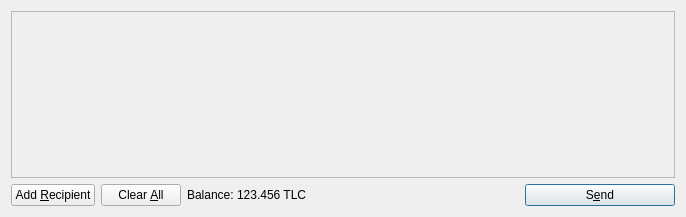
<?xml version="1.0" encoding="UTF-8"?>
<ui version="4.0">
 <class>SendCoinsDialog</class>
 <widget class="QDialog" name="SendCoinsDialog">
  <property name="geometry">
   <rect>
    <x>0</x>
    <y>0</y>
    <width>686</width>
    <height>217</height>
   </rect>
  </property>
  <property name="windowTitle">
   <string>Send Coins</string>
  </property>
  <layout class="QVBoxLayout" name="verticalLayout">
   <item>
    <widget class="QScrollArea" name="scrollArea">
     <property name="widgetResizable">
      <bool>true</bool>
     </property>
     <widget class="QWidget" name="scrollAreaWidgetContents">
      <property name="geometry">
       <rect>
        <x>0</x>
        <y>0</y>
        <width>666</width>
        <height>165</height>
       </rect>
      </property>
      <layout class="QVBoxLayout" name="verticalLayout_2">
       <property name="margin">
        <number>0</number>
       </property>
       <item>
        <layout class="QVBoxLayout" name="entries">
         <property name="spacing">
          <number>6</number>
         </property>
        </layout>
       </item>
       <item>
        <spacer name="verticalSpacer">
         <property name="orientation">
          <enum>Qt::Vertical</enum>
         </property>
         <property name="sizeHint" stdset="0">
          <size>
           <width>20</width>
           <height>40</height>
          </size>
         </property>
        </spacer>
       </item>
      </layout>
     </widget>
    </widget>
   </item>
   <item>
    <layout class="QHBoxLayout" name="horizontalLayout">
     <item>
      <widget class="QPushButton" name="addButton">
       <property name="toolTip">
        <string>Send to multiple recipients at once</string>
       </property>
       <property name="text">
        <string>Add &amp;Recipient</string>
       </property>
       <property name="icon">
        <iconset resource="../bitcoin.qrc">
         <normaloff>:/icons/add</normaloff>:/icons/add</iconset>
       </property>
       <property name="autoDefault">
        <bool>false</bool>
       </property>
      </widget>
     </item>
     <item>
      <widget class="QPushButton" name="clearButton">
       <property name="sizePolicy">
        <sizepolicy hsizetype="Minimum" vsizetype="Fixed">
         <horstretch>0</horstretch>
         <verstretch>0</verstretch>
        </sizepolicy>
       </property>
       <property name="toolTip">
        <string>Remove all transaction fields</string>
       </property>
       <property name="text">
        <string>Clear &amp;All</string>
       </property>
       <property name="icon">
        <iconset resource="../bitcoin.qrc">
         <normaloff>:/icons/remove</normaloff>:/icons/remove</iconset>
       </property>
       <property name="autoRepeatDelay">
        <number>300</number>
       </property>
       <property name="autoDefault">
        <bool>false</bool>
       </property>
      </widget>
     </item>
     <item>
      <layout class="QHBoxLayout" name="horizontalLayout_2">
       <property name="spacing">
        <number>3</number>
       </property>
       <item>
        <widget class="QLabel" name="label">
         <property name="text">
          <string>Balance:</string>
         </property>
        </widget>
       </item>
       <item>
        <widget class="QLabel" name="labelBalance">
         <property name="cursor">
          <cursorShape>IBeamCursor</cursorShape>
         </property>
         <property name="text">
          <string>123.456 TLC</string>
         </property>
         <property name="textInteractionFlags">
          <set>Qt::LinksAccessibleByMouse|Qt::TextSelectableByKeyboard|Qt::TextSelectableByMouse</set>
         </property>
        </widget>
       </item>
      </layout>
     </item>
     <item>
      <spacer name="horizontalSpacer">
       <property name="orientation">
        <enum>Qt::Horizontal</enum>
       </property>
       <property name="sizeHint" stdset="0">
        <size>
         <width>40</width>
         <height>20</height>
        </size>
       </property>
      </spacer>
     </item>
     <item>
      <widget class="QPushButton" name="sendButton">
       <property name="minimumSize">
        <size>
         <width>150</width>
         <height>0</height>
        </size>
       </property>
       <property name="toolTip">
        <string>Confirm the send action</string>
       </property>
       <property name="text">
        <string>S&amp;end</string>
       </property>
       <property name="icon">
        <iconset resource="../bitcoin.qrc">
         <normaloff>:/icons/send</normaloff>:/icons/send</iconset>
       </property>
       <property name="default">
        <bool>true</bool>
       </property>
      </widget>
     </item>
    </layout>
   </item>
  </layout>
 </widget>
 <resources>
  <include location="../bitcoin.qrc"/>
 </resources>
 <connections/>
</ui>
